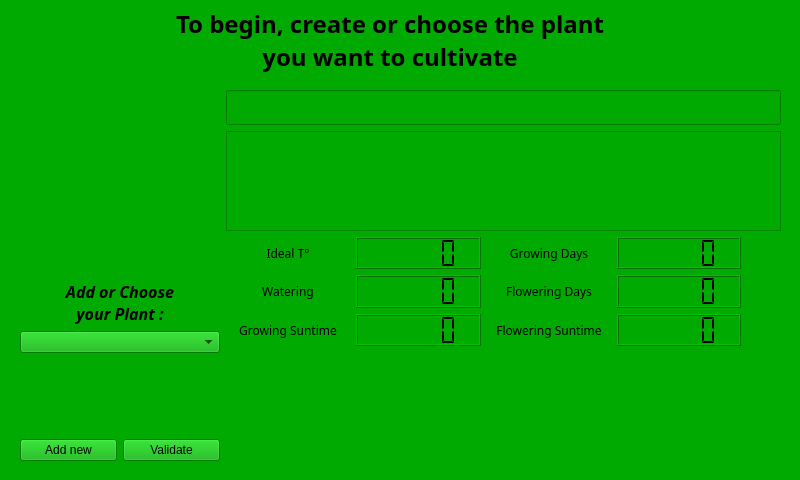
<?xml version="1.0" encoding="UTF-8"?>
<ui version="4.0">
 <class>choose</class>
 <widget class="QWidget" name="choose">
  <property name="geometry">
   <rect>
    <x>0</x>
    <y>0</y>
    <width>800</width>
    <height>480</height>
   </rect>
  </property>
  <property name="windowTitle">
   <string>Form</string>
  </property>
  <property name="styleSheet">
   <string notr="true">background-color: rgb(0, 170, 0);</string>
  </property>
  <widget class="QWidget" name="horizontalLayoutWidget">
   <property name="geometry">
    <rect>
     <x>20</x>
     <y>90</y>
     <width>761</width>
     <height>391</height>
    </rect>
   </property>
   <layout class="QHBoxLayout" name="main_horizontalLayout">
    <item>
     <layout class="QVBoxLayout" name="left_verticalLayout">
      <item alignment="Qt::AlignHCenter">
       <widget class="QLabel" name="choose_title_lab">
        <property name="minimumSize">
         <size>
          <width>200</width>
          <height>0</height>
         </size>
        </property>
        <property name="font">
         <font>
          <family>Piboto Condensed</family>
          <pointsize>12</pointsize>
          <weight>75</weight>
          <italic>true</italic>
          <bold>true</bold>
         </font>
        </property>
        <property name="text">
         <string>Add or Choose
your Plant :</string>
        </property>
        <property name="alignment">
         <set>Qt::AlignBottom|Qt::AlignHCenter</set>
        </property>
       </widget>
      </item>
      <item>
       <widget class="QComboBox" name="plant_list_comboBox"/>
      </item>
      <item>
       <spacer name="verticalSpacer_3">
        <property name="orientation">
         <enum>Qt::Vertical</enum>
        </property>
        <property name="sizeType">
         <enum>QSizePolicy::Fixed</enum>
        </property>
        <property name="sizeHint" stdset="0">
         <size>
          <width>20</width>
          <height>80</height>
         </size>
        </property>
       </spacer>
      </item>
      <item>
       <layout class="QHBoxLayout" name="button_horizontalLayout">
        <item>
         <widget class="QPushButton" name="add_new_button">
          <property name="maximumSize">
           <size>
            <width>100</width>
            <height>16777215</height>
           </size>
          </property>
          <property name="text">
           <string>Add new</string>
          </property>
         </widget>
        </item>
        <item>
         <widget class="QPushButton" name="validate_button">
          <property name="maximumSize">
           <size>
            <width>100</width>
            <height>16777215</height>
           </size>
          </property>
          <property name="text">
           <string>Validate</string>
          </property>
         </widget>
        </item>
       </layout>
      </item>
      <item>
       <spacer name="verticalSpacer">
        <property name="orientation">
         <enum>Qt::Vertical</enum>
        </property>
        <property name="sizeType">
         <enum>QSizePolicy::Fixed</enum>
        </property>
        <property name="sizeHint" stdset="0">
         <size>
          <width>20</width>
          <height>20</height>
         </size>
        </property>
       </spacer>
      </item>
     </layout>
    </item>
    <item>
     <layout class="QVBoxLayout" name="right_verticalLayout">
      <item>
       <widget class="QLineEdit" name="plant_name_lineEdit">
        <property name="font">
         <font>
          <family>Piboto Condensed</family>
          <pointsize>14</pointsize>
          <weight>75</weight>
          <bold>true</bold>
         </font>
        </property>
        <property name="alignment">
         <set>Qt::AlignCenter</set>
        </property>
       </widget>
      </item>
      <item>
       <widget class="QTextEdit" name="plant_desc_textEdit">
        <property name="maximumSize">
         <size>
          <width>16777215</width>
          <height>100</height>
         </size>
        </property>
        <property name="font">
         <font>
          <family>Piboto Condensed</family>
          <pointsize>12</pointsize>
          <italic>true</italic>
         </font>
        </property>
       </widget>
      </item>
      <item>
       <layout class="QGridLayout" name="gridLayout">
        <item row="0" column="3">
         <widget class="QLCDNumber" name="growing_days_lcdNumber">
          <property name="segmentStyle">
           <enum>QLCDNumber::Flat</enum>
          </property>
         </widget>
        </item>
        <item row="1" column="2" alignment="Qt::AlignHCenter">
         <widget class="QLabel" name="flowering_days_lab">
          <property name="font">
           <font>
            <family>Piboto Condensed</family>
           </font>
          </property>
          <property name="text">
           <string>Flowering Days</string>
          </property>
          <property name="alignment">
           <set>Qt::AlignCenter</set>
          </property>
         </widget>
        </item>
        <item row="0" column="0">
         <widget class="QLabel" name="temp_lab">
          <property name="font">
           <font>
            <family>Piboto Condensed</family>
           </font>
          </property>
          <property name="text">
           <string>Ideal T°</string>
          </property>
          <property name="alignment">
           <set>Qt::AlignCenter</set>
          </property>
         </widget>
        </item>
        <item row="0" column="2">
         <widget class="QLabel" name="growing_days_lab">
          <property name="font">
           <font>
            <family>Piboto Condensed</family>
           </font>
          </property>
          <property name="text">
           <string>Growing Days</string>
          </property>
          <property name="alignment">
           <set>Qt::AlignCenter</set>
          </property>
         </widget>
        </item>
        <item row="0" column="1">
         <widget class="QLCDNumber" name="temp_lcdNumber">
          <property name="smallDecimalPoint">
           <bool>false</bool>
          </property>
          <property name="segmentStyle">
           <enum>QLCDNumber::Flat</enum>
          </property>
         </widget>
        </item>
        <item row="1" column="0">
         <widget class="QLabel" name="watering_lab">
          <property name="font">
           <font>
            <family>Piboto Condensed</family>
           </font>
          </property>
          <property name="text">
           <string>Watering</string>
          </property>
          <property name="alignment">
           <set>Qt::AlignCenter</set>
          </property>
         </widget>
        </item>
        <item row="1" column="1">
         <widget class="QLCDNumber" name="watering_lcdNumber">
          <property name="segmentStyle">
           <enum>QLCDNumber::Flat</enum>
          </property>
         </widget>
        </item>
        <item row="1" column="3">
         <widget class="QLCDNumber" name="flowering_days_lcdNumber">
          <property name="segmentStyle">
           <enum>QLCDNumber::Flat</enum>
          </property>
         </widget>
        </item>
        <item row="2" column="0">
         <widget class="QLabel" name="growing_suntime_lab">
          <property name="font">
           <font>
            <family>Piboto Condensed</family>
            <weight>50</weight>
            <italic>false</italic>
            <bold>false</bold>
           </font>
          </property>
          <property name="text">
           <string>Growing Suntime</string>
          </property>
          <property name="alignment">
           <set>Qt::AlignCenter</set>
          </property>
         </widget>
        </item>
        <item row="2" column="2">
         <widget class="QLabel" name="flowering_suntime_lab">
          <property name="font">
           <font>
            <family>Piboto Condensed</family>
           </font>
          </property>
          <property name="text">
           <string>Flowering Suntime</string>
          </property>
          <property name="alignment">
           <set>Qt::AlignCenter</set>
          </property>
         </widget>
        </item>
        <item row="2" column="1">
         <widget class="QLCDNumber" name="growing_suntime_lcdNumber">
          <property name="segmentStyle">
           <enum>QLCDNumber::Flat</enum>
          </property>
         </widget>
        </item>
        <item row="2" column="3">
         <widget class="QLCDNumber" name="flowering_suntime_lcdNumber">
          <property name="segmentStyle">
           <enum>QLCDNumber::Flat</enum>
          </property>
         </widget>
        </item>
        <item row="1" column="4">
         <spacer name="horizontalSpacer">
          <property name="orientation">
           <enum>Qt::Horizontal</enum>
          </property>
          <property name="sizeType">
           <enum>QSizePolicy::Fixed</enum>
          </property>
          <property name="sizeHint" stdset="0">
           <size>
            <width>40</width>
            <height>20</height>
           </size>
          </property>
         </spacer>
        </item>
       </layout>
      </item>
      <item alignment="Qt::AlignHCenter">
       <widget class="QLabel" name="picture_lab">
        <property name="maximumSize">
         <size>
          <width>200</width>
          <height>200</height>
         </size>
        </property>
        <property name="text">
         <string/>
        </property>
        <property name="alignment">
         <set>Qt::AlignCenter</set>
        </property>
       </widget>
      </item>
      <item>
       <spacer name="verticalSpacer_2">
        <property name="orientation">
         <enum>Qt::Vertical</enum>
        </property>
        <property name="sizeType">
         <enum>QSizePolicy::Fixed</enum>
        </property>
        <property name="sizeHint" stdset="0">
         <size>
          <width>20</width>
          <height>20</height>
         </size>
        </property>
       </spacer>
      </item>
     </layout>
    </item>
   </layout>
  </widget>
  <widget class="QLabel" name="main_titile_lab">
   <property name="geometry">
    <rect>
     <x>40</x>
     <y>0</y>
     <width>700</width>
     <height>80</height>
    </rect>
   </property>
   <property name="minimumSize">
    <size>
     <width>700</width>
     <height>80</height>
    </size>
   </property>
   <property name="font">
    <font>
     <family>Piboto Condensed</family>
     <pointsize>18</pointsize>
     <weight>75</weight>
     <bold>true</bold>
    </font>
   </property>
   <property name="text">
    <string>To begin, create or choose the plant
you want to cultivate</string>
   </property>
   <property name="alignment">
    <set>Qt::AlignCenter</set>
   </property>
  </widget>
 </widget>
 <resources/>
 <connections/>
</ui>
